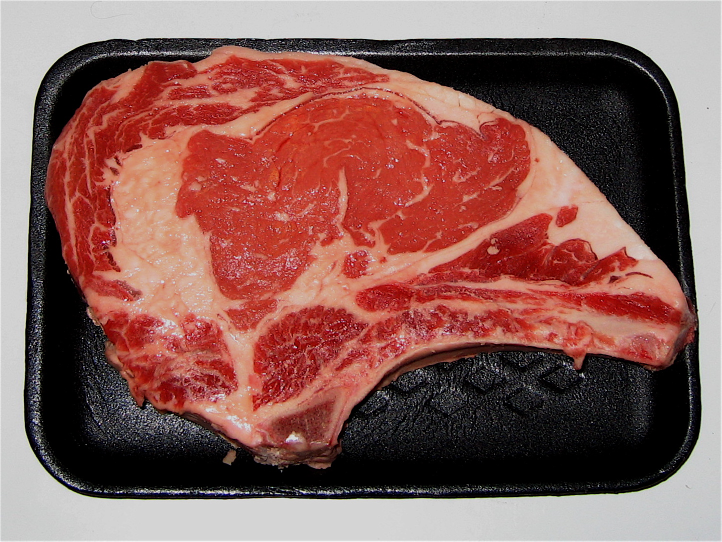
#> input picture phase1/images/steak.png, 1443 x 1083 px, found by its file name (shown at 1/2 size)
$ python segment_steak.py
#> lines starting #> are read from the running program, lines starting #| are printed output that depends on the picture; after the words box and inside, x2 and y2 are one past the last pixel; in counts of white or black regions, pixels touching at a corner belong together


import cv2
import numpy as np

def empty(a):
    pass

def stackImages(scale,imgArray):
    rows = len(imgArray)
    cols = len(imgArray[0])
    rowsAvailable = isinstance(imgArray[0], list)
    width = imgArray[0][0].shape[1]
    height = imgArray[0][0].shape[0]
    if rowsAvailable:
        for x in range ( 0, rows):
            for y in range(0, cols):
                if imgArray[x][y].shape[:2] == imgArray[0][0].shape [:2]:
                    imgArray[x][y] = cv2.resize(imgArray[x][y], (0, 0), None, scale, scale)
                else:
                    imgArray[x][y] = cv2.resize(imgArray[x][y], (imgArray[0][0].shape[1], imgArray[0][0].shape[0]), None, scale, scale)
                if len(imgArray[x][y].shape) == 2: imgArray[x][y]= cv2.cvtColor( imgArray[x][y], cv2.COLOR_GRAY2BGR)
        imageBlank = np.zeros((height, width, 3), np.uint8)
        hor = [imageBlank]*rows
        hor_con = [imageBlank]*rows
        for x in range(0, rows):
            hor[x] = np.hstack(imgArray[x])
        ver = np.vstack(hor)
    else:
        for x in range(0, rows):
            if imgArray[x].shape[:2] == imgArray[0].shape[:2]:
                imgArray[x] = cv2.resize(imgArray[x], (0, 0), None, scale, scale)
            else:
                imgArray[x] = cv2.resize(imgArray[x], (imgArray[0].shape[1], imgArray[0].shape[0]), None,scale, scale)
            if len(imgArray[x].shape) == 2: imgArray[x] = cv2.cvtColor(imgArray[x], cv2.COLOR_GRAY2BGR)
        hor= np.hstack(imgArray)
        ver = hor
    return ver

cv2.namedWindow('TrackBars')
cv2.resizeWindow('TrackBars', 640, 400)

# Trackbar
cv2.createTrackbar('Hue Min', 'TrackBars', 0, 179, empty)
cv2.createTrackbar('Hue Max', 'TrackBars', 179, 179, empty)
cv2.createTrackbar('Sat Min', 'TrackBars', 20, 255, empty)
cv2.createTrackbar('Sat Max', 'TrackBars', 255, 255, empty)
cv2.createTrackbar('Val Min', 'TrackBars', 65, 255, empty)
cv2.createTrackbar('Val Max', 'TrackBars', 255, 255, empty)

print('hi')
while True:
    img = cv2.imread('steak.png')
#> img is the input picture: shape (1083, 1443, 3); mean B, G, R 87.4, 93, 137.4
    imgHSV = cv2.cvtColor(img, cv2.COLOR_BGR2HSV)
#> imgHSV: shape (1083, 1443, 3); mean H, S, V 32.7, 98.8, 138.3

    h_min = cv2.getTrackbarPos('Hue Min', 'TrackBars')
    h_max = cv2.getTrackbarPos('Hue Max', 'TrackBars')
    s_min = cv2.getTrackbarPos('Sat Min', 'TrackBars')
    s_max = cv2.getTrackbarPos('Sat Max', 'TrackBars')
    v_min = cv2.getTrackbarPos('Val Min', 'TrackBars')
    v_max = cv2.getTrackbarPos('Val Max', 'TrackBars')

    print(h_min, h_max, s_min, s_max, v_min, v_max)

    lower = np.array([h_min, s_min, v_min])
    upper = np.array([h_max, s_max, v_max])
    mask = cv2.inRange(imgHSV, lower, upper)
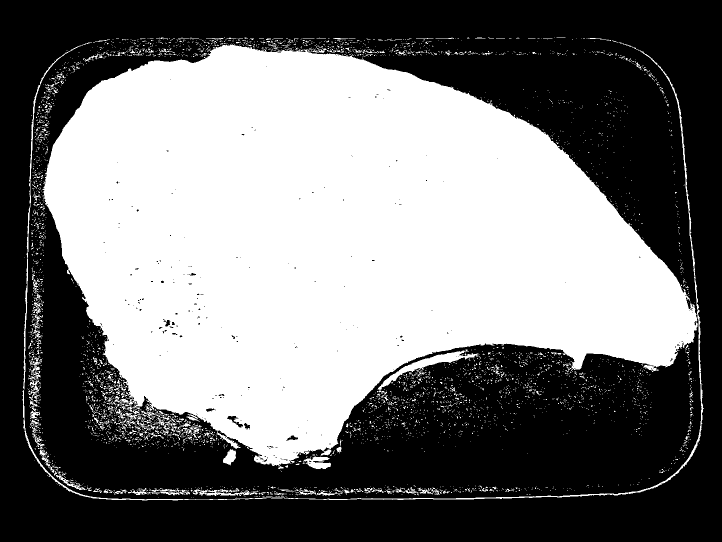
#> mask: shape (1083, 1443) (shown at 1/2 size); 47.1% white; 4378 white regions (4167 under 20 px), largest, box (x1, y1, x2, y2) and area: (85, 87, 1396, 933) 698617, (45, 84, 1408, 1001) 6144, (755, 699, 957, 780) 2624

    imgResult = cv2.bitwise_and(img, img, mask=mask)
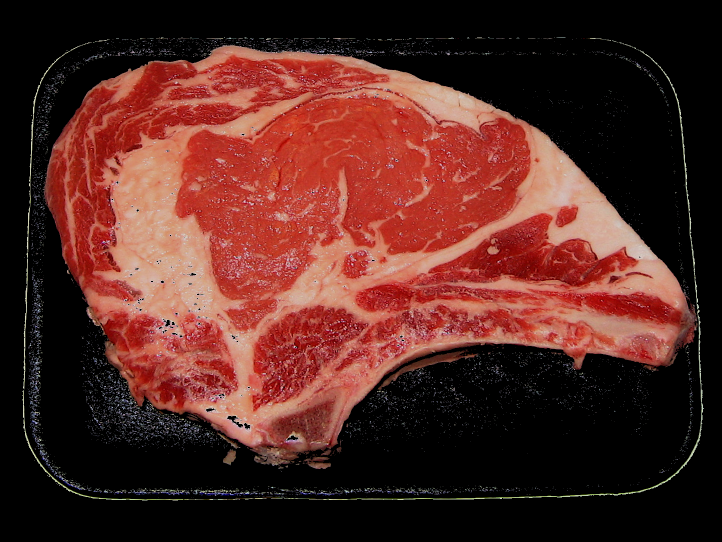
#> imgResult: shape (1083, 1443, 3) (shown at 1/2 size); mean B, G, R 34.4, 40.3, 84.4
    out = stackImages(0.5, [[img, imgHSV], [mask, imgResult]])
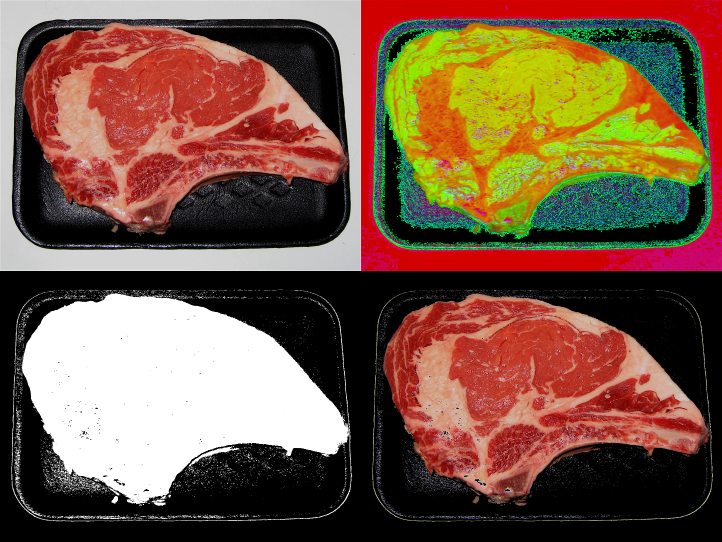
#> out: shape (1084, 1444, 3) (shown at 1/2 size); mean B, G, R 68.6, 88.1, 120
    cv2.imshow('Output', out)
    cv2.waitKey(1000)


# [5 lines of commented-out code are left out]

$ run again, with phase1/images/Charcoal_Steak.jpg saved as phase1/images/steak.png
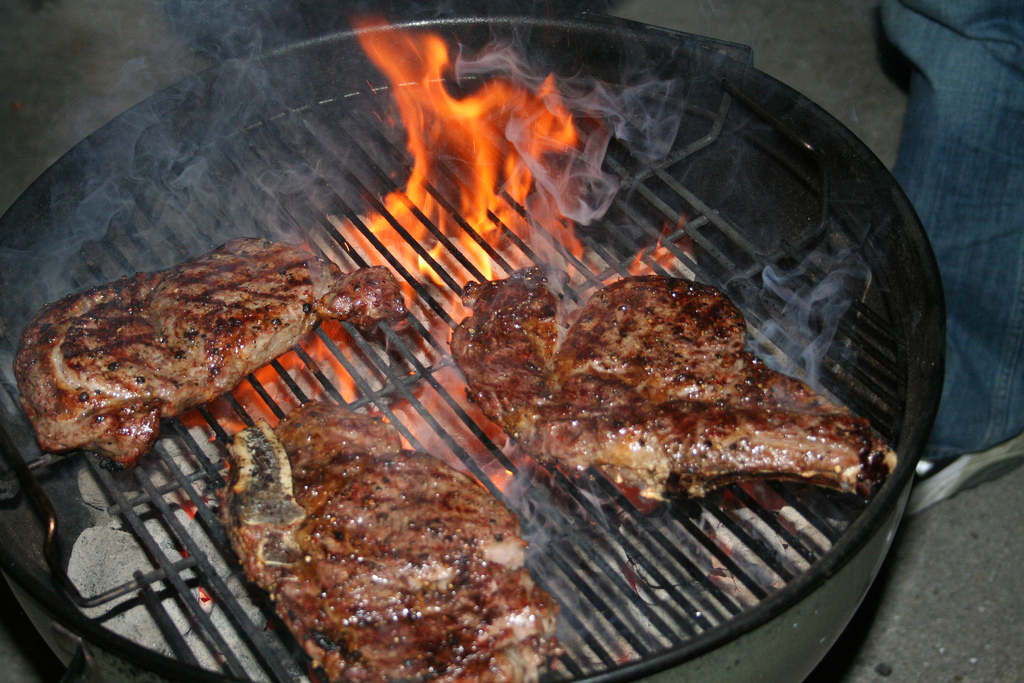
#> input picture phase1/images/Charcoal_Steak.jpg, 1024 x 683 px, found by its file name
#> img is the input picture: shape (683, 1024, 3); mean B, G, R 59.8, 67, 83.3
#> imgHSV: shape (683, 1024, 3); mean H, S, V 54.7, 82.3, 88.5
#> `mask = cv2.inRange(imgHSV, lower, upper)`:
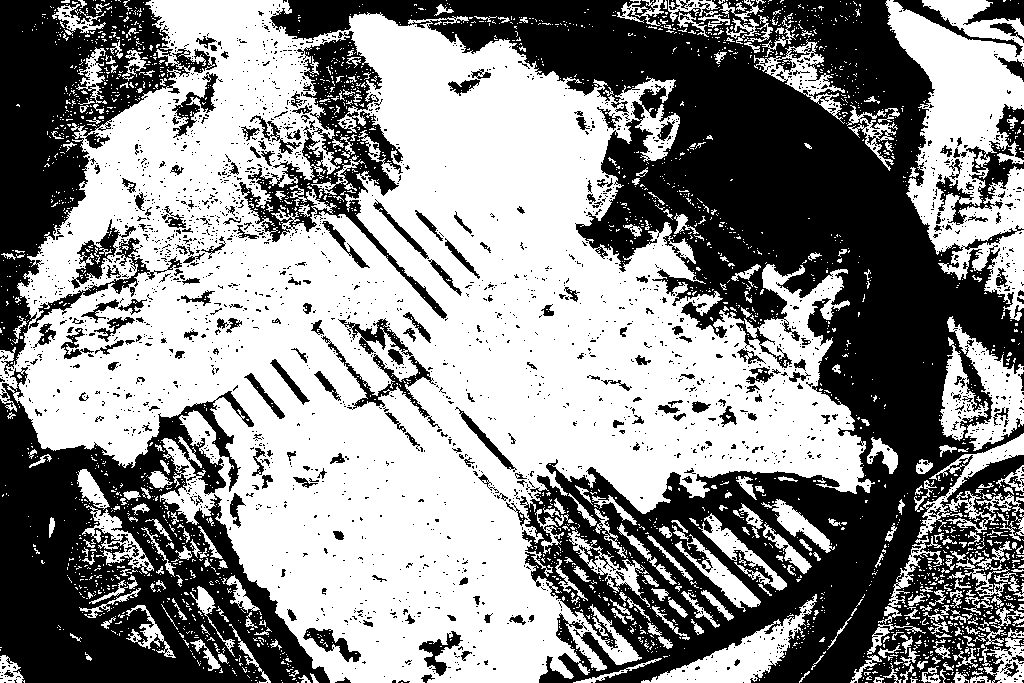
#> mask: shape (683, 1024); 55.1% white; 2423 black regions (2192 under 20 px), largest, box (x1, y1, x2, y2) and area: (270, 0, 1024, 683) 187115, (0, 367, 330, 683) 52295, (0, 0, 217, 376) 28862
#> `out = stackImages(0.5, [[img, imgHSV], [mask, imgResult]])`:
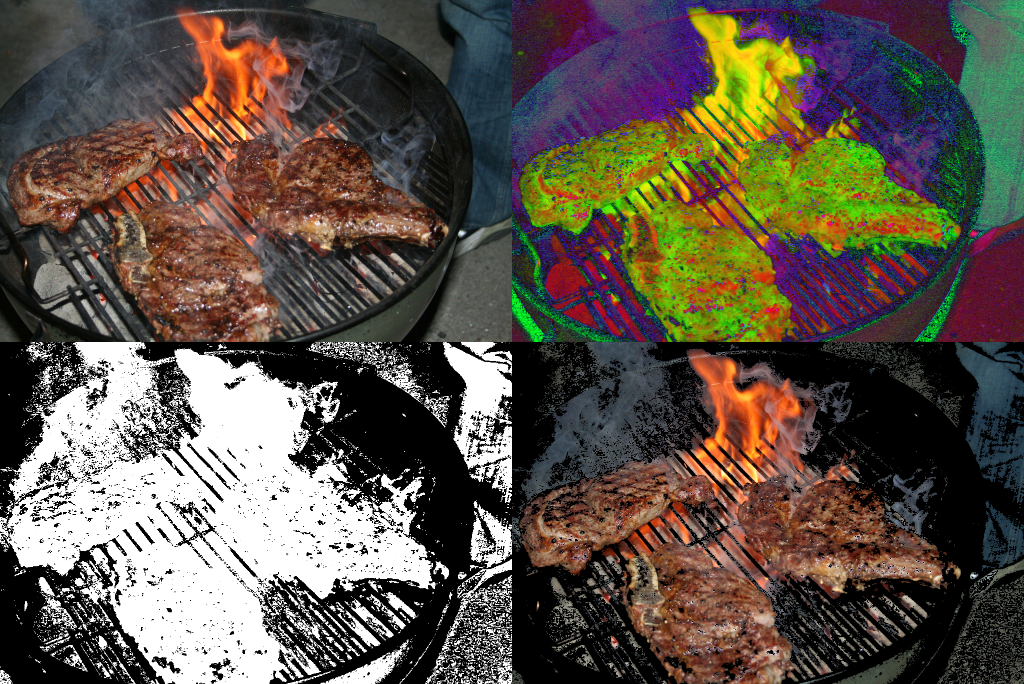
#> out: shape (684, 1024, 3); mean B, G, R 73.4, 83.8, 93.6
